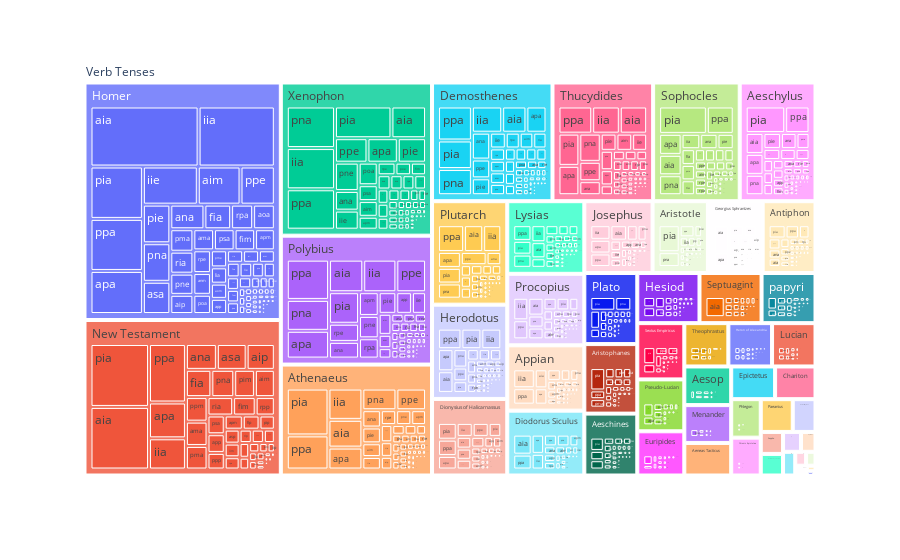

The cell this chart's notebook holds for it:
### Code cell
fig1 = px.treemap(verbFormCt, path=[px.Constant('Verb Tenses'), 'Author', 'Tense+Mood+Voice'], values='count')
fig1.show()

### Figure 1 — Plotly figure (JSON) as saved in the notebook; plotly's stock layout.template omitted (floating-point values rounded to 4 significant figures; data arrays with more than 128 entries replaced by an {"elided": "..."} marker saying what was removed)
{"data": [{"branchvalues": "total", "domain": {"x": [0, 1], "y": [0, 1]}, "hovertemplate": "labels=%{label}<br>count=%{value}<br>parent=%{parent}<br>id=%{id}<extra></extra>", "ids": {"elided": "2793 str values"}, "labels": {"elided": "2793 str values"}, "name": "", "parents": {"elided": "2793 str values"}, "type": "treemap", "values": {"elided": "2793 int values"}}], "layout": {"legend": {"tracegroupgap": 0}, "margin": {"t": 60}}}
